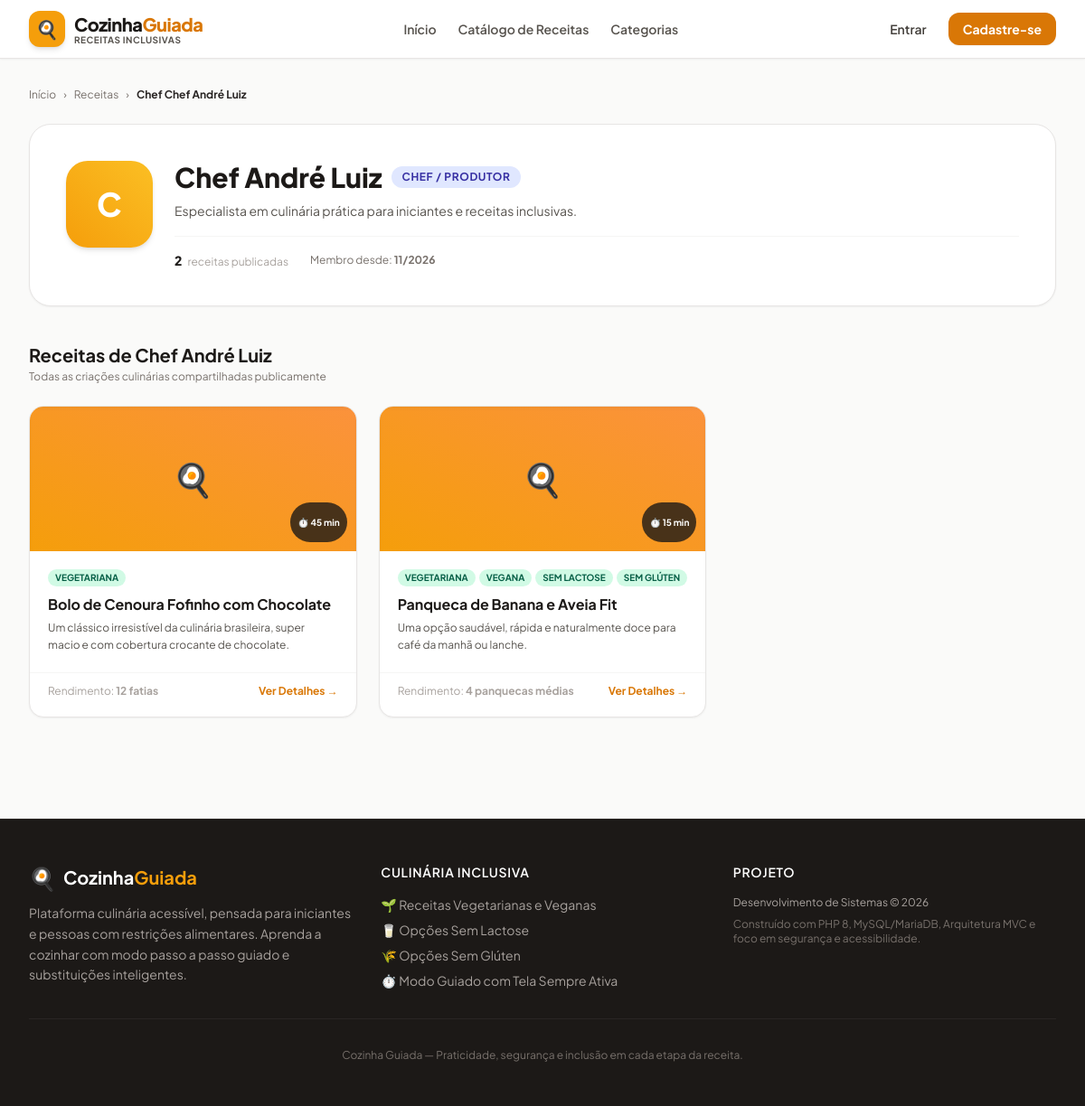
Screenshot of /produtor?id=2 with the database file from the repository.
### tables this page shows
CREATE TABLE `usuarios` (
  `id` INT AUTO_INCREMENT PRIMARY KEY,
  `nome` VARCHAR(120) NOT NULL,
  `email` VARCHAR(180) NOT NULL UNIQUE,
  `senha` VARCHAR(255) NOT NULL,  
  `perfil` ENUM('visitante', 'cadastrado', 'produtor', 'administrador') NOT NULL DEFAULT 'cadastrado',
  `bio` TEXT NULL,  
  `ativo` TINYINT(1) NOT NULL DEFAULT 1,  
  `criado_em` TIMESTAMP DEFAULT CURRENT_TIMESTAMP,
  `atualizado_em` TIMESTAMP DEFAULT CURRENT_TIMESTAMP ON UPDATE CURRENT_TIMESTAMP
);

CREATE TABLE `receitas` (
  `id` INT AUTO_INCREMENT PRIMARY KEY,
  `usuario_id` INT NOT NULL,  
  `titulo` VARCHAR(150) NOT NULL,
  `descricao` TEXT NOT NULL,
  `tempo_preparo_minutos` INT NOT NULL DEFAULT 0,  
  `rendimento` VARCHAR(60) NULL,  
  `temperatura` VARCHAR(50) NULL,  
  `intensidade_fogo` VARCHAR(50) NULL,  
  `ponto_esperado` VARCHAR(120) NULL,  
  `visibilidade` ENUM('publica', 'privada') NOT NULL DEFAULT 'publica',  
  `status_moderacao` ENUM('ativo', 'removido') NOT NULL DEFAULT 'ativo',  
  `criado_em` TIMESTAMP DEFAULT CURRENT_TIMESTAMP,
  `atualizado_em` TIMESTAMP DEFAULT CURRENT_TIMESTAMP ON UPDATE CURRENT_TIMESTAMP,
  CONSTRAINT `fk_receita_autor` FOREIGN KEY (`usuario_id`) REFERENCES `usuarios` (`id`) ON DELETE CASCADE
);

CREATE TABLE `compatibilidades_alimentares` (
  `id` INT AUTO_INCREMENT PRIMARY KEY,
  `nome` VARCHAR(60) NOT NULL UNIQUE,  
  `slug` VARCHAR(60) NOT NULL UNIQUE,
  `descricao` VARCHAR(255) NULL
);

### src/Controllers/RecipeController.php (called while the page is built, shortened)
<?php
require_once CONFIG_PATH . '/constants.php';
require_once CONFIG_PATH . '/database.php';
require_once SRC_PATH . '/Models/Recipe.php';
class RecipeController {
    private Recipe $recipeModel;
    public function __construct() {
        $this->recipeModel = new Recipe();
    }
    public function producerProfile(): void {
        $id = !empty($_GET['id']) ? (int)$_GET['id'] : 0;
        $producer = $this->recipeModel->getProducerProfile($id);
        $recipes = $this->recipeModel->findByProducer($id);
        require_once VIEWS_PATH . '/users/producer_profile.php';
    }
}

### config/constants.php (called while the page is built, shortened)
<?php
function env(string $key, mixed $default = null): mixed {
    $value = getenv($key);
    return $value;
}

### config/database.php (called while the page is built, shortened)
<?php
require_once __DIR__ . DIRECTORY_SEPARATOR . 'constants.php';
class Database {
    private static ?PDO $instance = null;
    public static function getConnection(): PDO {
        if (self::$instance === null) {
            $host = env('DB_HOST', '127.0.0.1');
            $port = env('DB_PORT', '3306');
            $db   = env('DB_NAME', 'cozinha_guiada');
            $user = env('DB_USER', 'root');
            $pass = env('DB_PASS', '');
            $dsn = "mysql:host={$host};port={$port};dbname={$db};charset=utf8mb4";
            $options = [
                PDO::ATTR_ERRMODE            => PDO::ERRMODE_EXCEPTION,
                PDO::ATTR_DEFAULT_FETCH_MODE => PDO::FETCH_ASSOC,
                PDO::ATTR_EMULATE_PREPARES   => false,
                PDO::MYSQL_ATTR_INIT_COMMAND => "SET NAMES utf8mb4 COLLATE utf8mb4_unicode_ci"
            ];
            try {
                self::$instance = new PDO($dsn, $user, $pass, $options);
            } catch (PDOException $e) {
                error_log("Erro de Conexão com o Banco de Dados [Cozinha Guiada]: " . $e->getMessage());
                throw new Exception("Não foi possível conectar ao banco de dados. Verifique as configurações no arquivo .env.");
            }
        }
        return self::$instance;
    }
}

### src/Models/Recipe.php (called while the page is built, shortened)
<?php
require_once CONFIG_PATH . '/database.php';
require_once CONFIG_PATH . '/constants.php';
class Recipe {
    private PDO $db;
    public function __construct() {
        $this->db = Database::getConnection();
    }
    public function findByProducer(int $producerId): array {
        $stmt = $this->db->prepare("
            SELECT
                r.*,
                u.nome AS autor_nome,
                COALESCE(AVG(a.nota), 0) AS media_avaliacao,
                COUNT(DISTINCT a.usuario_id) AS total_avaliacoes
            FROM receitas r
            JOIN usuarios u ON r.usuario_id = u.id
            LEFT JOIN avaliacoes a ON a.receita_id = r.id
            WHERE r.usuario_id = ?
              AND r.visibilidade = 'publica'
              AND r.status_moderacao = 'ativo'
            GROUP BY r.id
            ORDER BY r.criado_em DESC
        ");
        $stmt->execute([$producerId]);
        $recipes = $stmt->fetchAll();
        foreach ($recipes as &$rec) {
            $rec['categorias'] = $this->getRecipeCategories($rec['id']);
            $rec['compatibilidades'] = $this->getRecipeCompatibilities($rec['id']);
        }
        return $recipes;
    }
    public function getProducerProfile(int $producerId): ?array {
        $stmt = $this->db->prepare("
            SELECT id, nome, email, bio, perfil, criado_em
            FROM usuarios
            WHERE id = ? AND ativo = 1
            LIMIT 1
        ");
        $stmt->execute([$producerId]);
        return $stmt->fetch() ?: null;
    }
    public function getRecipeCategories(int $recipeId): array {
        $stmt = $this->db->prepare("
            SELECT c.id, c.nome, c.slug
            FROM categorias c
            JOIN receita_categorias rc ON rc.categoria_id = c.id
            WHERE rc.receita_id = ?
        ");
        $stmt->execute([$recipeId]);
        return $stmt->fetchAll();
    }
    public function getRecipeCompatibilities(int $recipeId): array {
        $stmt = $this->db->prepare("
            SELECT comp.id, comp.nome, comp.slug, comp.descricao
            FROM compatibilidades_alimentares comp
            JOIN receita_compatibilidades rc ON rc.compatibilidade_id = comp.id
            WHERE rc.receita_id = ?
        ");
        $stmt->execute([$recipeId]);
        return $stmt->fetchAll();
    }
}

### views/users/producer_profile.php (the view, shortened to what this page needs)
<?php
require_once VIEWS_PATH . '/layouts/header.php';
?>
<div class="max-w-7xl mx-auto px-4 sm:px-6 lg:px-8 py-8">
    <nav class="flex items-center gap-2 text-xs text-stone-500 mb-6">
        <a href="/" class="hover:text-amber-600">Início</a>
        <span>&rsaquo;</span>
        <a href="/receitas" class="hover:text-amber-600">Receitas</a>
        <span>&rsaquo;</span>
        <span class="text-stone-800 font-bold truncate">Chef <?= htmlspecialchars($producer['nome']) ?></span>
    </nav>
    <div class="bg-white p-6 sm:p-10 rounded-3xl shadow-sm border border-stone-200 mb-10">
        <div class="flex flex-col sm:flex-row items-center sm:items-start gap-6">
            <div class="w-24 h-24 rounded-3xl bg-gradient-to-tr from-amber-500 to-amber-400 text-white flex items-center justify-center font-extrabold text-4xl shadow-md flex-shrink-0">
                <?= mb_strtoupper(mb_substr($producer['nome'], 0, 1)) ?>
            </div>
            <div class="text-center sm:text-left flex-grow">
                <div class="flex flex-wrap items-center justify-center sm:justify-start gap-2.5 mb-2">
                    <h1 class="text-2xl sm:text-3xl font-extrabold text-stone-900"><?= htmlspecialchars($producer['nome']) ?></h1>
                    <span class="bg-indigo-100 text-indigo-800 font-bold px-3 py-1 rounded-full text-xs uppercase tracking-wider">
                        Chef / Produtor
                    </span>
                </div>
                <p class="text-sm text-stone-600 leading-relaxed max-w-2xl mb-4">
                    <?= htmlspecialchars($producer['bio'] ?: 'Criador de conteúdo culinário apaixonado por ensinar receitas fáceis e inclusivas.') ?>
                </p>
                <div class="flex flex-wrap items-center justify-center sm:justify-start gap-6 text-xs text-stone-500 pt-4 border-t border-stone-100">
                    <div>
                        <span class="font-extrabold text-stone-900 text-sm"><?= count($recipes) ?></span>
                        <span class="text-stone-400 ml-1">receitas publicadas</span>
                    </div>
                    <div>
                        <span>Membro desde: <strong><?= date('m/Y', strtotime($producer['criado_em'])) ?></strong></span>
                    </div>
                </div>
            </div>
        </div>
    </div>
    <div>
        <div class="mb-6">
            <h2 class="text-xl font-bold text-stone-900">Receitas de <?= htmlspecialchars($producer['nome']) ?></h2>
            <p class="text-xs text-stone-500 mt-0.5">Todas as criações culinárias compartilhadas publicamente</p>
        </div>
        <?php if (empty($recipes)): ?>
            <div class="bg-white p-12 rounded-3xl border border-stone-200 text-center shadow-sm">
                <span class="text-4xl block mb-2">🍽️</span>
                <p class="text-sm text-stone-500">Este produtor ainda não publicou receitas abertas.</p>
            </div>
        <?php else: ?>
            <div class="grid grid-cols-1 sm:grid-cols-2 lg:grid-cols-3 gap-6">
                <?php foreach ($recipes as $rec): ?>
                    <div class="bg-white rounded-2xl border border-stone-200 shadow-sm hover:shadow-md hover:border-amber-300 transition-all flex flex-col justify-between overflow-hidden group">
                        <div>
                            <div class="h-40 bg-gradient-to-tr from-amber-500 to-orange-400 flex items-center justify-center text-4xl text-white shadow-inner relative">
                                🍳
                                <div class="absolute bottom-2.5 right-2.5 bg-stone-900/80 backdrop-blur-sm text-white px-2 py-0.5 rounded-full text-[10px] font-bold">
                                    ⏱️ <?= (int)$rec['tempo_preparo_minutos'] ?> min
                                </div>
                            </div>
                            <div class="p-5">
                                <?php if (!empty($rec['compatibilidades'])): ?>
                                    <div class="flex flex-wrap gap-1 mb-2">
                                        <?php foreach ($rec['compatibilidades'] as $comp): ?>
                                            <span class="bg-emerald-100 text-emerald-800 text-[10px] font-bold px-2 py-0.5 rounded-full uppercase">
                                                <?= htmlspecialchars($comp['nome']) ?>
                                            </span>
                                        <?php endforeach; ?>
                                    </div>
                                <?php endif; ?>
                                <h3 class="font-bold text-stone-900 group-hover:text-amber-600 transition-colors line-clamp-1 mb-1">
                                    <a href="/receita?id=<?= (int)$rec['id'] ?>">
                                        <?= htmlspecialchars($rec['titulo']) ?>
                                    </a>
                                </h3>
                                <p class="text-xs text-stone-600 line-clamp-2 leading-relaxed">
                                    <?= htmlspecialchars($rec['descricao']) ?>
                                </p>
                            </div>
                        </div>
                        <div class="px-5 pb-5 pt-3 border-t border-stone-100 flex items-center justify-between text-xs">
                            <span class="text-stone-400">
                                Rendimento: <strong><?= htmlspecialchars($rec['rendimento'] ?: 'Livre') ?></strong>
                            </span>
                            <a href="/receita?id=<?= (int)$rec['id'] ?>" class="font-bold text-amber-600 hover:text-amber-700">
                                Ver Detalhes &rarr;
                            </a>
                        </div>
                    </div>
                <?php endforeach; ?>
            </div>
        <?php endif; ?>
    </div>
</div>
<?php require_once VIEWS_PATH . '/layouts/footer.php'; ?>

### public/css/style.css (style rules this page uses)
html { scroll-behavior: smooth; -webkit-font-smoothing: antialiased; -moz-osx-font-smoothing: grayscale; }

### views/layouts/header.php (style rules this page uses)
body { font-family: 'Plus Jakarta Sans', sans-serif; }

### rows the page displays
usuarios: nome "Chef André Luiz", nome "C", bio "Especialista em culinária prática para iniciantes e receitas inclusivas.", criado_em "11/2026"
receitas: tempo_preparo_minutos "45", titulo "Bolo de Cenoura Fofinho com Chocolate", descricao "Um clássico irresistível da culinária brasileira, super macio e com cobertura crocante de chocolate.", rendimento "12 fatias"
compatibilidades_alimentares: nome "VEGETARIANA"
receitas: tempo_preparo_minutos "15", titulo "Panqueca de Banana e Aveia Fit", descricao "Uma opção saudável, rápida e naturalmente doce para café da manhã ou lanche.", rendimento "4 panquecas médias"
compatibilidades_alimentares: nome "VEGANA"
compatibilidades_alimentares: nome "SEM LACTOSE"
compatibilidades_alimentares: nome "SEM GLÚTEN"

### other values shown
count($recipes) "2"
